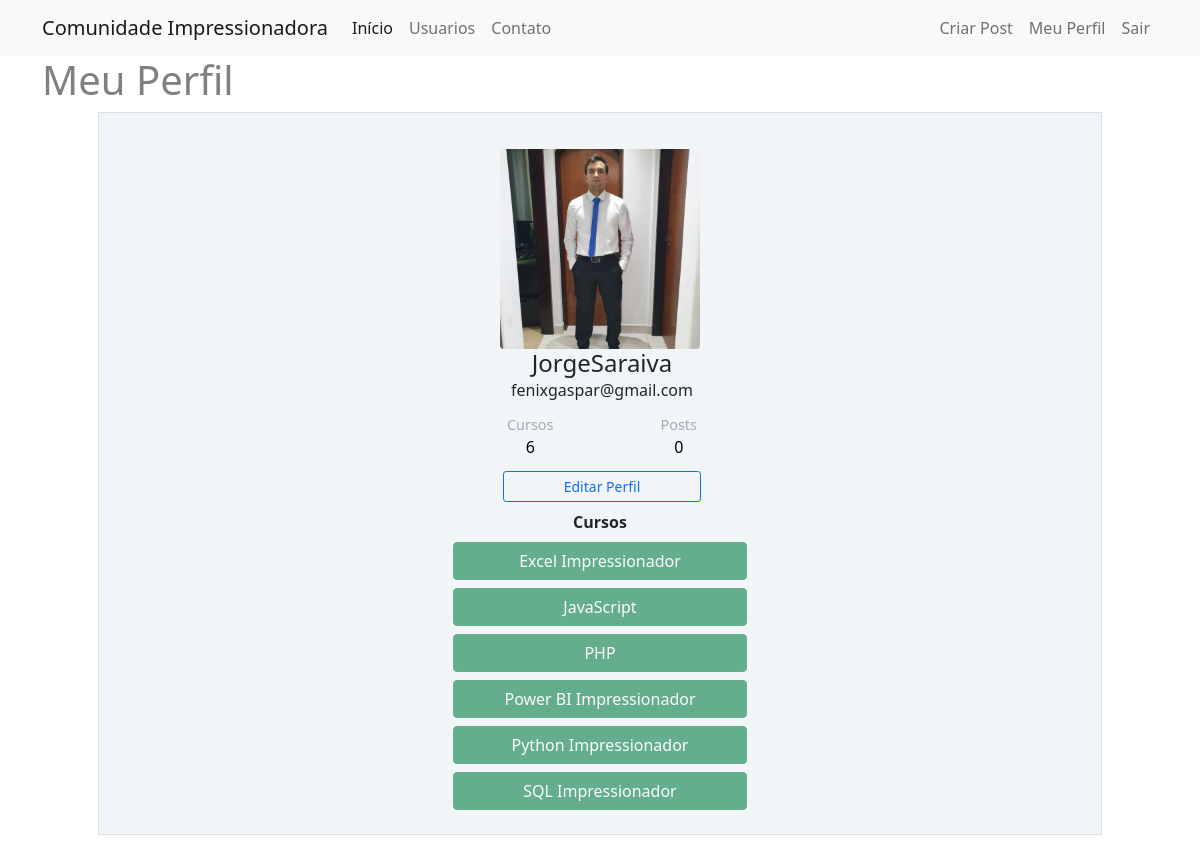
The page /perfil (signed in) on the database its author committed.
### comunidadehashtagpython/models.py (models this page shows)
class Usuario(database.Model, UserMixin):
    id = database.Column(database.Integer, primary_key=True)
    username = database.Column(database.String, nullable=False)
    email = database.Column(database.String, nullable=False, unique=True)
    senha = database.Column(database.String, nullable=False)
    foto_perfil = database.Column(database.String, default='default.jpg')
    posts = database.relationship('Post', backref='autor', lazy=True)
    cursos = database.Column(database.String, nullable=False, default="")
    def contar_posts(self):
        return len(self.posts)

### comunidadehashtagpython/routes.py (the view)
@app.route("/perfil")
@login_required  # Bloqueia a página, para evitar que pessoas não logadas possam visualizar os dados
def perfil():
    foto_perfil = url_for('static', filename='fotos_perfil/{}'.format(current_user.foto_perfil))
    return render_template("perfil.html", foto_perfil=foto_perfil)

### comunidadehashtagpython/models.py (called while the page is built)
@login_manager.user_loader
def load_usuario(id_usuario):
    return Usuario.query.get(int(id_usuario))

### comunidadehashtagpython/templates/perfil.html (shortened to what this page needs)
{% extends 'base.html' %}
{% block body %}
<div class="container ">
    <h1>Meu Perfil</h1>
    <div class="border meupost p-4 mx-auto" style="width: 90%; text-align: center">
        <div class="container mt-2 d-flex justify-content-center ">
            <div class="card meupost">
                <div class="d-flex align-content-start flex-wrap align-items-center justify-content-center m-1">
                    <div class="image">
                        <img src="{{ foto_perfil }}" class="rounded justify-content-center" width="200" >
                    </div>
                    <div>
                        <div class="ml-3 w-100 col-md-6 float-md-end mb-1 ms-md-3 ps-1">
                            <h4 class="mb-0 mt-0">{{ current_user.username }}</h4>
                                <span>{{ current_user.email }}</span>
                            <div class="p-1 mt-2 bg-primary d-flex justify-content-between rounded text-white stats">
                                <div class="d-flex flex-column">
                                    <span class="articles" style="font-size: 0.9em">Cursos</span>
                                {% if current_user.cursos %}
                                    <div class="d-flex flex-column"> <span class="number1">{{ current_user.cursos.count(';') + 1 }}</span> </div>
                                {% else %}
                                    <span class="number1">0</span>
                                {% endif %}
                                </div>
                                <div class="d-flex flex-column">
                                    <span class="rating" style="font-size: 0.9em">Posts</span>
                                    <span class="number3" style="font-size: 1em">{{ current_user.contar_posts() }}</span>
                                </div>
                            </div>
                            <div class="mt-2 bg-primaryjustify-content-center rounded text-white button d-flex align-content-start flex-wrap">
                                <a href="{{ url_for('editar_perfil') }}" class="w-100">
                                    <button class="btn btn-sm btn-outline-primary w-100">Editar Perfil
                                    </button>
                                </a>
                            </div>
                        </div>
                    </div>
                </div>
            </div>
        </div>
        <div class="row justify-content-center">
            <div class="col col-4 cursos" style="text-align: center">
                <strong>Cursos</strong><br>
                {% for curso in current_user.cursos.split(';') %}
                    {% if curso %}
                        <div class="row justify-content-center" style="text-align: center">
                            <button type="button" class="btn btn-success mt-2" disabled>{{ curso }}</button>
                        </div>
                    {% else %}
                        <div class="row justify-content-center" style="text-align: center">
                            <button type="button" class="btn btn-success mt-2" disabled>Não Informado</button>
                        </div>
                    {% endif %}
                {% endfor %}
            </div>
        </div>
    </div>
</div>
{% endblock %}

### comunidadehashtagpython/static/main.css (style rules this page uses)
.card { width: 400px; border: none; border-radius: 10px; background-color: #fff; }
.stats { background: #f2f5f8 !important; color: #000 !important; }
.articles { font-size:10px; color: #a1aab9; }
h1 { color: grey; }
.number1 { font-weight:500; }
.rating { font-size:10px; color: #a1aab9; }
.number3 { font-weight:500; }
.meupost { background: #f2f5f8 !important; }
@media (min-width: 1200px) { .cursos { width: 30%; } }

### rows shown on the page
Usuario: username "JorgeSaraiva", email "fenixgaspar@gmail.com", cursos "6"

### other values the page prints
{{ current_user.contar_posts() }} "0"
{{ curso }} "Excel Impressionador" "JavaScript" "PHP" "Power BI Impressionador" "Python Impressionador" "SQL Impressionador"
